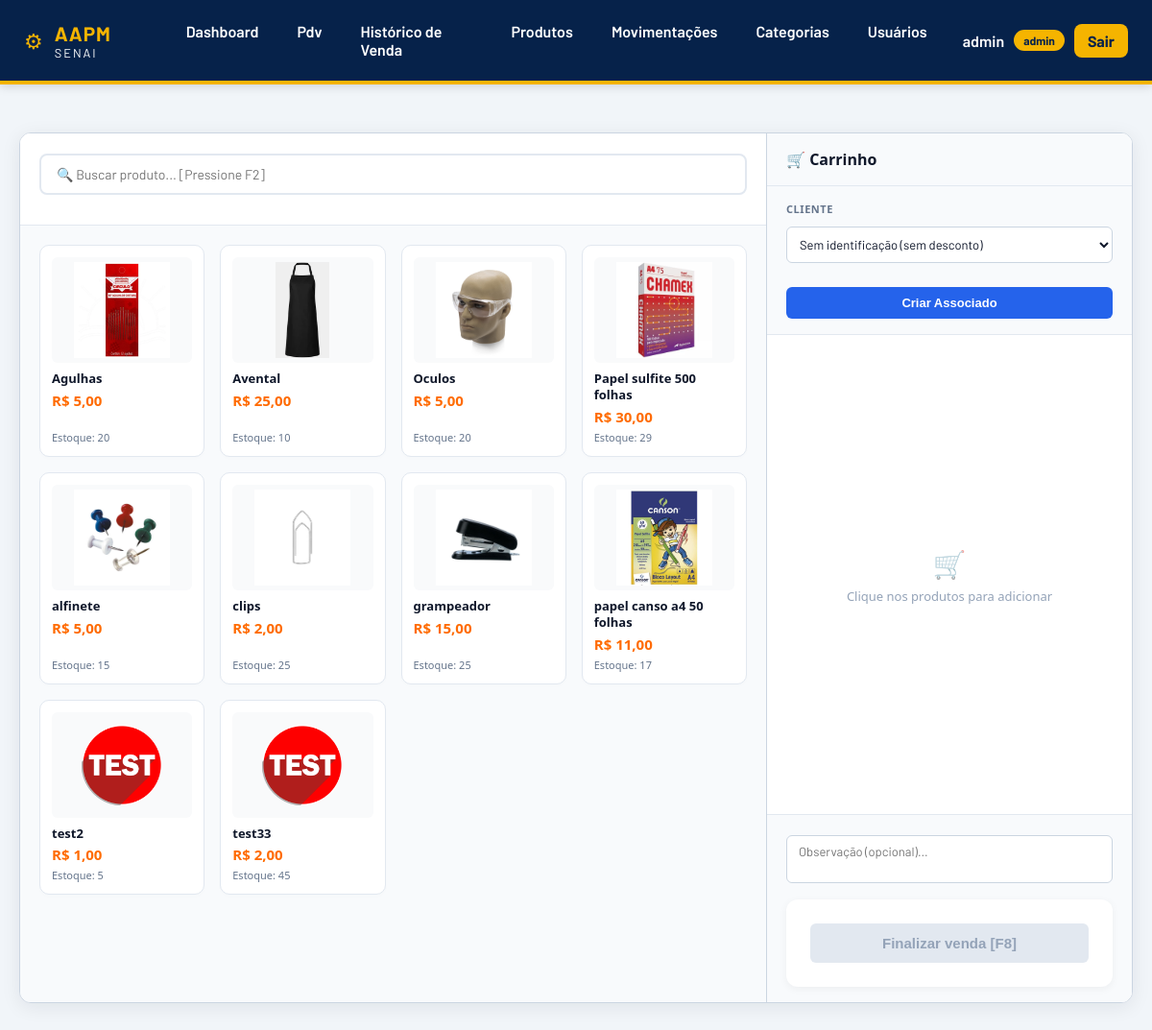
The page /pdv/ (signed in) on the database its author committed.
### app/models/produto.py (models this page shows, shortened)
class Produto(Base):
    __tablename__ = "produtos"
    id = Column(Integer, primary_key=True, autoincrement=True, index=True)
    nome = Column(String(150), nullable=False, index=True)
    preco = Column(Float, nullable=False, default=0.0)
    estoque_atual = Column(Integer, nullable=False, default=0)
    ativo = Column(Boolean, default=True)
    imagem_path = Column(String(255), nullable=True)
    categoria_id = Column(Integer, ForeignKey("categorias.id", ondelete="SET NULL"), nullable=True)
    categoria = relationship("Categoria", back_populates="produtos")
    tamanhos  = relationship("ProdutoTamanho", back_populates="produto", cascade="all, delete-orphan")

### app/controllers/pdv_controller.py (the view)
@router.get("/")
def tela_pdv(
    request: Request,
    db: Session = Depends(get_db),
    usuario = Depends(get_usuario_logado)
):
    produtos  = (
        db.query(Produto)
        .filter(Produto.ativo == True, Produto.estoque_atual > 0)
        .order_by(Produto.nome)
        .all()
    )
    clientes  = (
        db.query(Cliente)
        .filter(Cliente.ativo == True)
        .order_by(Cliente.nome)
        .all()
    )
    return templates.TemplateResponse(
        request,
        "pdv/index.html",
        {
            "request":             request,
            "usuario":             usuario,
            "produtos":            produtos,
            "clientes":            clientes,
            "desconto_associado":  DESCONTO_ASSOCIADO,
        }
    )

### app/templates/pdv/index.html (shortened to what this page needs)
{% extends "base.html" %}
{% block extra_css %}
<link rel="stylesheet" href="/static/css/pdv.css">
{% endblock %}
{% block conteudo %}
<div class="pdv-layout" id="pdv-container" data-desconto="{{ desconto_associado }}">
    <section class="produtos-col">
        <div class="produtos-header">
            <input class="busca-input"
                   type="text"
                   id="busca-produto"
                   placeholder="🔍 Buscar produto... [Pressione F2]"
                   autocomplete="off">
        </div>
        <div class="produtos-grid" id="grade-produtos">
            {% for p in produtos %}
            <div class="produto-card {% if p.estoque_atual|int <= 0 %}sem-estoque{% endif %}"
                 data-id="{{ p.id }}"
                 data-nome="{{ p.nome }}"
                 data-preco="{{ p.preco }}"
                 data-estoque="{{ p.estoque_atual }}"
                 data-nome-lower="{{ p.nome.lower() }}"
                 onclick="adicionarAoCarrinho(this)">
                <img src="{{ url_for('static', path=p.imagem_path if p.imagem_path else 'img/sem-foto.png') }}"
                     onerror="this.src='/static/img/sem-foto.png'; this.onerror=null;">
                <div class="produto-card-nome">{{ p.nome }}</div>
                <div class="produto-card-preco">R$ {{ "%.2f"|format(p.preco)|replace('.', ',') }}</div>
                <div class="produto-card-estoque">Estoque: {{ p.estoque_atual }}</div>
            </div>
            {% endfor %}
        </div>
    </section>
    <aside class="carrinho-col">
        <div class="carrinho-header">🛒 Carrinho</div>
        <div class="cliente-section">
            <label for="select-cliente">Cliente</label>
            <div class="cliente-input-group" style="display: flex; flex-direction: column; gap: 8px;">
                <select class="cliente-select" id="select-cliente" onchange="atualizarCliente(this)">
                    <option value="0" data-associado="false">Sem identificação (sem desconto)</option>
                </select>
                {% if usuario and usuario.role == 'admin' %}
                <button type="button"
                    class="btn-novo-cliente"
                    onclick="window.location.href='/clientes/novo'"
                    title="Cadastrar Novo Associado">
                    Criar Associado
                </button>
                {% endif %}
            </div>
        </div>
        <div class="carrinho-itens" id="lista-carrinho" style="flex: 1; overflow-y: auto;">
            <div class="carrinho-vazio" id="msg-vazio">
                <span class="carrinho-vazio-icon">🛒</span>
                Clique nos produtos para adicionar
            </div>
        </div>
        <div class="carrinho-footer" style="flex-shrink: 0;">
            <textarea class="obs-input" id="obs-input" rows="2" placeholder="Observação (opcional)..."></textarea>
            <form id="form-venda" action="/pdv/finalizar" method="post">
                <button class="btn-finalizar" id="btn-finalizar" type="button" disabled onclick="finalizarVenda()">
                    Finalizar venda [F8]
                </button>
            </form>
        </div>
    </aside>
</div>
{% endblock %}

### app/templates/base.html (shortened to what this page needs)
<!DOCTYPE html>
<html lang="pt-br">
<head>
  <link rel="stylesheet" href="/static/css/base.css">
  <link rel="stylesheet" href="/static/css/auth.css">
  <link rel="stylesheet" href="/static/css/index-inicial.css">
  <link rel="stylesheet" href="/static/css/index-categorias.css">
  <link rel="stylesheet" href="/static/css/pro-index.css">
  {% block extra_css %}{% endblock %}
</head>
<body>
  <header class="header">
    <div class="header-inner">
      <div class="logo-area">
        <div class="logo-icon">⚙</div>
        <div class="logo-text">
          <span class="logo-aapm">AAPM</span>
          <span class="logo-senai">SENAI</span>
        </div>
      </div>
      {% if usuario %}
      <nav class="nav">
        <a href="/"  class="nav-link">Dashboard</a>
        <a href="/pdv/"   class="nav-link">Pdv</a>
        <a href="/pdv/historico"   class="nav-link">Histórico de Venda</a>
        <a href="/produtos"   class="nav-link">Produtos</a>
        {% if usuario.role == 'admin' %}
        <a href="/movimentacoes" class="nav-link">Movimentações</a>
        <a href="/categorias" class="nav-link">Categorias</a>
          <a href="/usuarios" class="nav-link">Usuários</a>
        {% endif %}
      </nav>
      <div class="header-user">
        <span class="header-user__name">{{ usuario.nome }}</span>
        <span class="role-badge role-badge--{{ usuario.role|lower }}">{{ usuario.role }}</span>
        <a href="/auth/logout" class="btn-logout">Sair</a>
      </div>
      {% endif %}
    </div>
  </header>
  <main class="main-content">
    {% block conteudo %}{% endblock %}
  </main>
</body>
</html>

### app/static/css/base.css (style rules this page uses)
* { margin:0; padding:0; box-sizing:border-box; }
body { font-family:'Barlow', sans-serif; background:#e9edf2; color:#1f2937; min-height:100vh; display:flex; flex-direction:column; }
.header { background:#06224a; border-bottom:4px solid #f5b400; box-shadow:0 2px 10px rgba(0,0,0,.15); }
.header-inner { max-width:1200px; margin:auto; padding:15px 25px; display:flex; align-items:center; justify-content:space-between; }
.logo-area { display:flex; align-items:center; gap:12px; }
.logo-icon { color:#f5b400; font-size:22px; }
.logo-text { display:flex; flex-direction:column; }
.logo-aapm { color:#f5b400; font-weight:700; font-size:1.3rem; letter-spacing:1px; justify-content:space-between; width:100px; }
.logo-senai { color:#fff; font-size:.8rem; letter-spacing:2px; }
.nav { display:flex; gap:12px; justify-content:space-between; width:800px; }
.nav-link { text-decoration:none; color:white; font-weight:600; padding:8px 14px; border-radius:8px; transition:.3s; }
.header-user { display:flex; align-items:center; gap:10px; }
.header-user__name { color:white; font-weight:600; }
.role-badge { padding:4px 10px; border-radius:20px; font-size:.75rem; font-weight:700; }
.role-badge--admin { background:#f5b400; color:#06224a; }
.btn-logout { text-decoration:none; background:#f5b400; color:#06224a; padding:8px 14px; border-radius:8px; font-weight:700; transition:.3s; }
.main-content { width:100%; max-width:1200px; margin:30px auto; padding:0 20px; flex:1; }
form { background:white; padding:25px; border-radius:12px; box-shadow:0 2px 8px rgba(0,0,0,.05); }
input, select, textarea { width:100%; padding:12px; border:1px solid #d1d5db; border-radius:8px; margin-top:5px; margin-bottom:15px; font-family:'Barlow', sans-serif; }

### app/templates/pdv/index.html (style rules this page uses)
body { overflow: hidden !important; }
.produto-card img { width: 100%; height: 110px; object-fit: contain; background: #f9fafb; padding: 5px; border-radius: 6px; }

### rows shown on the page
Produto: imagem_path (picture), nome "Agulhas", preco "5,00", estoque_atual "20"
Produto: imagem_path (picture), nome "Avental", preco "25,00", estoque_atual "10"
Produto: imagem_path (picture), nome "Oculos", preco "5,00", estoque_atual "20"
Produto: imagem_path (picture), nome "Papel sulfite 500 folhas", preco "30,00", estoque_atual "29"
Produto: imagem_path (picture), nome "alfinete", preco "5,00", estoque_atual "15"
Produto: imagem_path (picture), nome "clips", preco "2,00", estoque_atual "25"
Produto: imagem_path (picture), nome "grampeador", preco "15,00", estoque_atual "25"
Produto: imagem_path (picture), nome "papel canso a4 50 folhas", preco "11,00", estoque_atual "17"
Produto: imagem_path (picture), nome "test2", preco "1,00", estoque_atual "5"
Produto: imagem_path (picture), nome "test33", preco "2,00", estoque_atual "45"

### other values the page prints
{{ usuario.nome }} "admin"
{{ usuario.role }} "admin"
